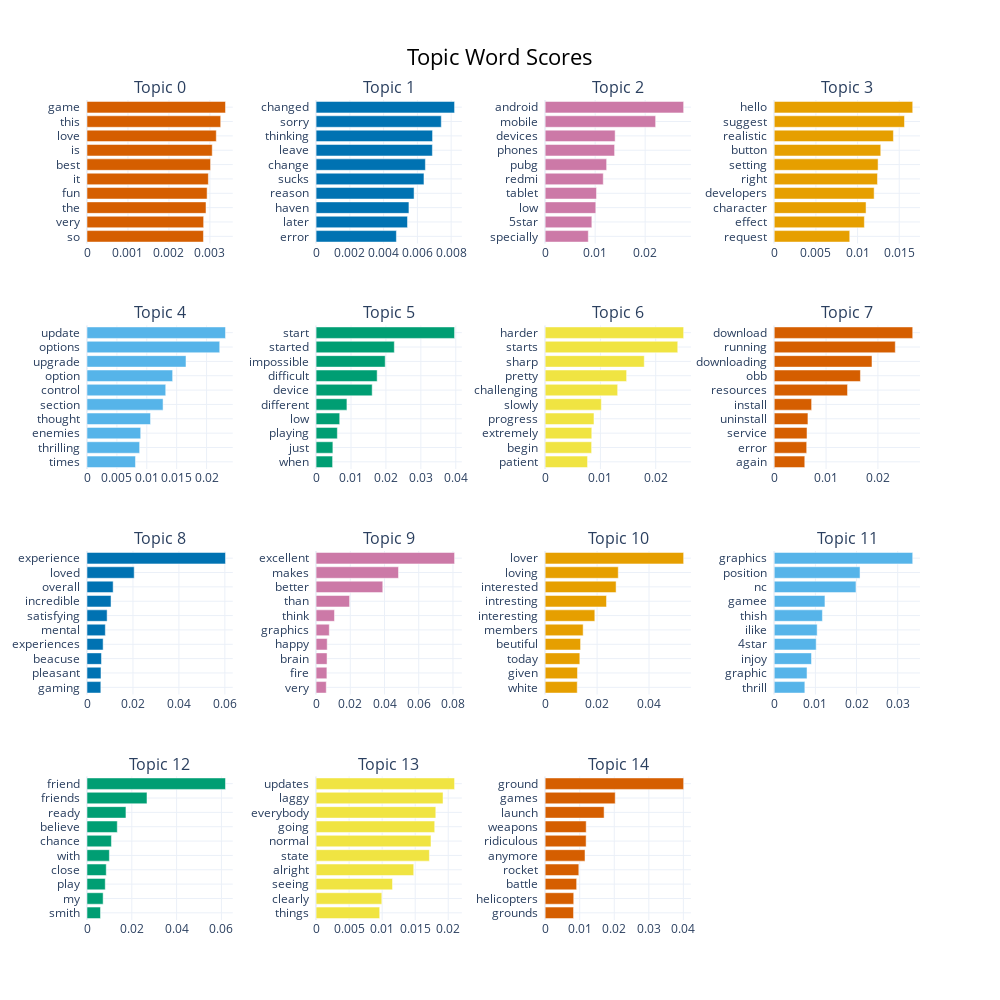

Here is the notebook cell this chart was saved with:
### Code cell
topic_model.visualize_barchart(top_n_topics = 15, n_words = 10)
# some topics has non-meaningfull keywords

### Figure 1 — Plotly figure (JSON) as saved in the notebook; plotly's stock layout.template omitted (floating-point values rounded to 4 significant figures)
{"data": [{"marker": {"color": "#D55E00"}, "orientation": "h", "type": "bar", "x": [0.002842, 0.002847, 0.002905, 0.002931, 0.002962, 0.003016, 0.003056, 0.003155, 0.003263, 0.00338], "xaxis": "x", "y": ["so  ", "very  ", "the  ", "fun  ", "it  ", "best  ", "is  ", "love  ", "this  ", "game  "], "yaxis": "y"}, {"marker": {"color": "#0072B2"}, "orientation": "h", "type": "bar", "x": [0.004757, 0.005413, 0.005499, 0.005803, 0.006389, 0.006473, 0.006888, 0.006898, 0.007416, 0.008201], "xaxis": "x2", "y": ["error  ", "later  ", "haven  ", "reason  ", "sucks  ", "change  ", "leave  ", "thinking  ", "sorry  ", "changed  "], "yaxis": "y2"}, {"marker": {"color": "#CC79A7"}, "orientation": "h", "type": "bar", "x": [0.008629, 0.00934, 0.01013, 0.01027, 0.01162, 0.0123, 0.01389, 0.014, 0.0221, 0.0277], "xaxis": "x3", "y": ["specially  ", "5star  ", "low  ", "tablet  ", "redmi  ", "pubg  ", "phones  ", "devices  ", "mobile  ", "android  "], "yaxis": "y3"}, {"marker": {"color": "#E69F00"}, "orientation": "h", "type": "bar", "x": [0.009061, 0.01082, 0.01102, 0.01199, 0.01239, 0.01246, 0.01278, 0.0143, 0.01563, 0.01662], "xaxis": "x4", "y": ["request  ", "effect  ", "character  ", "developers  ", "right  ", "setting  ", "button  ", "realistic  ", "suggest  ", "hello  "], "yaxis": "y4"}, {"marker": {"color": "#56B4E9"}, "orientation": "h", "type": "bar", "x": [0.008109, 0.008804, 0.008983, 0.01063, 0.01272, 0.01317, 0.01432, 0.01656, 0.0222, 0.02316], "xaxis": "x5", "y": ["times  ", "thrilling  ", "enemies  ", "thought  ", "section  ", "control  ", "option  ", "upgrade  ", "options  ", "update  "], "yaxis": "y5"}, {"marker": {"color": "#009E73"}, "orientation": "h", "type": "bar", "x": [0.004729, 0.004809, 0.006091, 0.006769, 0.008832, 0.01607, 0.01749, 0.0198, 0.02241, 0.03965], "xaxis": "x6", "y": ["when  ", "just  ", "playing  ", "low  ", "different  ", "device  ", "difficult  ", "impossible  ", "started  ", "start  "], "yaxis": "y6"}, {"marker": {"color": "#F0E442"}, "orientation": "h", "type": "bar", "x": [0.00767, 0.008407, 0.008436, 0.008835, 0.01017, 0.01312, 0.01474, 0.01793, 0.02399, 0.02505], "xaxis": "x7", "y": ["patient  ", "begin  ", "extremely  ", "progress  ", "slowly  ", "challenging  ", "pretty  ", "sharp  ", "starts  ", "harder  "], "yaxis": "y7"}, {"marker": {"color": "#D55E00"}, "orientation": "h", "type": "bar", "x": [0.005891, 0.006263, 0.006324, 0.006502, 0.00721, 0.01414, 0.01663, 0.01886, 0.02335, 0.02671], "xaxis": "x8", "y": ["again  ", "error  ", "service  ", "uninstall  ", "install  ", "resources  ", "obb  ", "downloading  ", "running  ", "download  "], "yaxis": "y8"}, {"marker": {"color": "#0072B2"}, "orientation": "h", "type": "bar", "x": [0.006018, 0.006089, 0.006298, 0.007022, 0.007979, 0.008758, 0.01046, 0.01138, 0.02054, 0.06027], "xaxis": "x9", "y": ["gaming  ", "pleasant  ", "beacuse  ", "experiences  ", "mental  ", "satisfying  ", "incredible  ", "overall  ", "loved  ", "experience  "], "yaxis": "y9"}, {"marker": {"color": "#CC79A7"}, "orientation": "h", "type": "bar", "x": [0.005953, 0.006323, 0.006416, 0.006498, 0.00772, 0.01075, 0.01959, 0.03898, 0.04818, 0.08094], "xaxis": "x10", "y": ["very  ", "fire  ", "brain  ", "happy  ", "graphics  ", "think  ", "than  ", "better  ", "makes  ", "excellent  "], "yaxis": "y10"}, {"marker": {"color": "#E69F00"}, "orientation": "h", "type": "bar", "x": [0.01236, 0.01245, 0.01335, 0.01364, 0.01464, 0.01913, 0.02363, 0.02732, 0.02816, 0.05333], "xaxis": "x11", "y": ["white  ", "given  ", "today  ", "beutiful  ", "members  ", "interesting  ", "intresting  ", "interested  ", "loving  ", "lover  "], "yaxis": "y11"}, {"marker": {"color": "#56B4E9"}, "orientation": "h", "type": "bar", "x": [0.00744, 0.007969, 0.009051, 0.0102, 0.01043, 0.01171, 0.01232, 0.01986, 0.02085, 0.03365], "xaxis": "x12", "y": ["thrill  ", "graphic  ", "injoy  ", "4star  ", "ilike  ", "thish  ", "gamee  ", "nc  ", "position  ", "graphics  "], "yaxis": "y12"}, {"marker": {"color": "#009E73"}, "orientation": "h", "type": "bar", "x": [0.006026, 0.007199, 0.008145, 0.008591, 0.009985, 0.0109, 0.01351, 0.01738, 0.02677, 0.06181], "xaxis": "x13", "y": ["smith  ", "my  ", "play  ", "close  ", "with  ", "chance  ", "believe  ", "ready  ", "friends  ", "friend  "], "yaxis": "y13"}, {"marker": {"color": "#F0E442"}, "orientation": "h", "type": "bar", "x": [0.009628, 0.00995, 0.01157, 0.01478, 0.01715, 0.01739, 0.01795, 0.01812, 0.01921, 0.02096], "xaxis": "x14", "y": ["things  ", "clearly  ", "seeing  ", "alright  ", "state  ", "normal  ", "going  ", "everybody  ", "laggy  ", "updates  "], "yaxis": "y14"}, {"marker": {"color": "#D55E00"}, "orientation": "h", "type": "bar", "x": [0.008217, 0.008269, 0.009116, 0.009745, 0.01154, 0.01186, 0.01188, 0.01706, 0.02028, 0.04008], "xaxis": "x15", "y": ["grounds  ", "helicopters  ", "battle  ", "rocket  ", "anymore  ", "ridiculous  ", "weapons  ", "launch  ", "games  ", "ground  "], "yaxis": "y15"}], "layout": {"annotations": [{"font": {"size": 16}, "showarrow": false, "text": "Topic 0", "x": 0.0875, "xanchor": "center", "xref": "paper", "y": 1, "yanchor": "bottom", "yref": "paper"}, {"font": {"size": 16}, "showarrow": false, "text": "Topic 1", "x": 0.3625, "xanchor": "center", "xref": "paper", "y": 1, "yanchor": "bottom", "yref": "paper"}, {"font": {"size": 16}, "showarrow": false, "text": "Topic 2", "x": 0.6375, "xanchor": "center", "xref": "paper", "y": 1, "yanchor": "bottom", "yref": "paper"}, {"font": {"size": 16}, "showarrow": false, "text": "Topic 3", "x": 0.9125, "xanchor": "center", "xref": "paper", "y": 1, "yanchor": "bottom", "yref": "paper"}, {"font": {"size": 16}, "showarrow": false, "text": "Topic 4", "x": 0.0875, "xanchor": "center", "xref": "paper", "y": 0.725, "yanchor": "bottom", "yref": "paper"}, {"font": {"size": 16}, "showarrow": false, "text": "Topic 5", "x": 0.3625, "xanchor": "center", "xref": "paper", "y": 0.725, "yanchor": "bottom", "yref": "paper"}, {"font": {"size": 16}, "showarrow": false, "text": "Topic 6", "x": 0.6375, "xanchor": "center", "xref": "paper", "y": 0.725, "yanchor": "bottom", "yref": "paper"}, {"font": {"size": 16}, "showarrow": false, "text": "Topic 7", "x": 0.9125, "xanchor": "center", "xref": "paper", "y": 0.725, "yanchor": "bottom", "yref": "paper"}, {"font": {"size": 16}, "showarrow": false, "text": "Topic 8", "x": 0.0875, "xanchor": "center", "xref": "paper", "y": 0.45, "yanchor": "bottom", "yref": "paper"}, {"font": {"size": 16}, "showarrow": false, "text": "Topic 9", "x": 0.3625, "xanchor": "center", "xref": "paper", "y": 0.45, "yanchor": "bottom", "yref": "paper"}, {"font": {"size": 16}, "showarrow": false, "text": "Topic 10", "x": 0.6375, "xanchor": "center", "xref": "paper", "y": 0.45, "yanchor": "bottom", "yref": "paper"}, {"font": {"size": 16}, "showarrow": false, "text": "Topic 11", "x": 0.9125, "xanchor": "center", "xref": "paper", "y": 0.45, "yanchor": "bottom", "yref": "paper"}, {"font": {"size": 16}, "showarrow": false, "text": "Topic 12", "x": 0.0875, "xanchor": "center", "xref": "paper", "y": 0.175, "yanchor": "bottom", "yref": "paper"}, {"font": {"size": 16}, "showarrow": false, "text": "Topic 13", "x": 0.3625, "xanchor": "center", "xref": "paper", "y": 0.175, "yanchor": "bottom", "yref": "paper"}, {"font": {"size": 16}, "showarrow": false, "text": "Topic 14", "x": 0.6375, "xanchor": "center", "xref": "paper", "y": 0.175, "yanchor": "bottom", "yref": "paper"}], "height": 1000, "hoverlabel": {"bgcolor": "white", "font": {"family": "Rockwell", "size": 16}}, "showlegend": false, "title": {"font": {"color": "Black", "size": 22}, "text": "Topic Word Scores", "x": 0.5, "xanchor": "center", "yanchor": "top"}, "width": 1000, "xaxis": {"anchor": "y", "domain": [0, 0.175], "showgrid": true}, "xaxis10": {"anchor": "y10", "domain": [0.275, 0.45], "showgrid": true}, "xaxis11": {"anchor": "y11", "domain": [0.55, 0.725], "showgrid": true}, "xaxis12": {"anchor": "y12", "domain": [0.825, 1], "showgrid": true}, "xaxis13": {"anchor": "y13", "domain": [0, 0.175], "showgrid": true}, "xaxis14": {"anchor": "y14", "domain": [0.275, 0.45], "showgrid": true}, "xaxis15": {"anchor": "y15", "domain": [0.55, 0.725], "showgrid": true}, "xaxis16": {"anchor": "y16", "domain": [0.825, 1], "showgrid": true}, "xaxis2": {"anchor": "y2", "domain": [0.275, 0.45], "showgrid": true}, "xaxis3": {"anchor": "y3", "domain": [0.55, 0.725], "showgrid": true}, "xaxis4": {"anchor": "y4", "domain": [0.825, 1], "showgrid": true}, "xaxis5": {"anchor": "y5", "domain": [0, 0.175], "showgrid": true}, "xaxis6": {"anchor": "y6", "domain": [0.275, 0.45], "showgrid": true}, "xaxis7": {"anchor": "y7", "domain": [0.55, 0.725], "showgrid": true}, "xaxis8": {"anchor": "y8", "domain": [0.825, 1], "showgrid": true}, "xaxis9": {"anchor": "y9", "domain": [0, 0.175], "showgrid": true}, "yaxis": {"anchor": "x", "domain": [0.825, 1], "showgrid": true}, "yaxis10": {"anchor": "x10", "domain": [0.275, 0.45], "showgrid": true}, "yaxis11": {"anchor": "x11", "domain": [0.275, 0.45], "showgrid": true}, "yaxis12": {"anchor": "x12", "domain": [0.275, 0.45], "showgrid": true}, "yaxis13": {"anchor": "x13", "domain": [0, 0.175], "showgrid": true}, "yaxis14": {"anchor": "x14", "domain": [0, 0.175], "showgrid": true}, "yaxis15": {"anchor": "x15", "domain": [0, 0.175], "showgrid": true}, "yaxis16": {"anchor": "x16", "domain": [0, 0.175], "showgrid": true}, "yaxis2": {"anchor": "x2", "domain": [0.825, 1], "showgrid": true}, "yaxis3": {"anchor": "x3", "domain": [0.825, 1], "showgrid": true}, "yaxis4": {"anchor": "x4", "domain": [0.825, 1], "showgrid": true}, "yaxis5": {"anchor": "x5", "domain": [0.55, 0.725], "showgrid": true}, "yaxis6": {"anchor": "x6", "domain": [0.55, 0.725], "showgrid": true}, "yaxis7": {"anchor": "x7", "domain": [0.55, 0.725], "showgrid": true}, "yaxis8": {"anchor": "x8", "domain": [0.55, 0.725], "showgrid": true}, "yaxis9": {"anchor": "x9", "domain": [0.275, 0.45], "showgrid": true}}}
